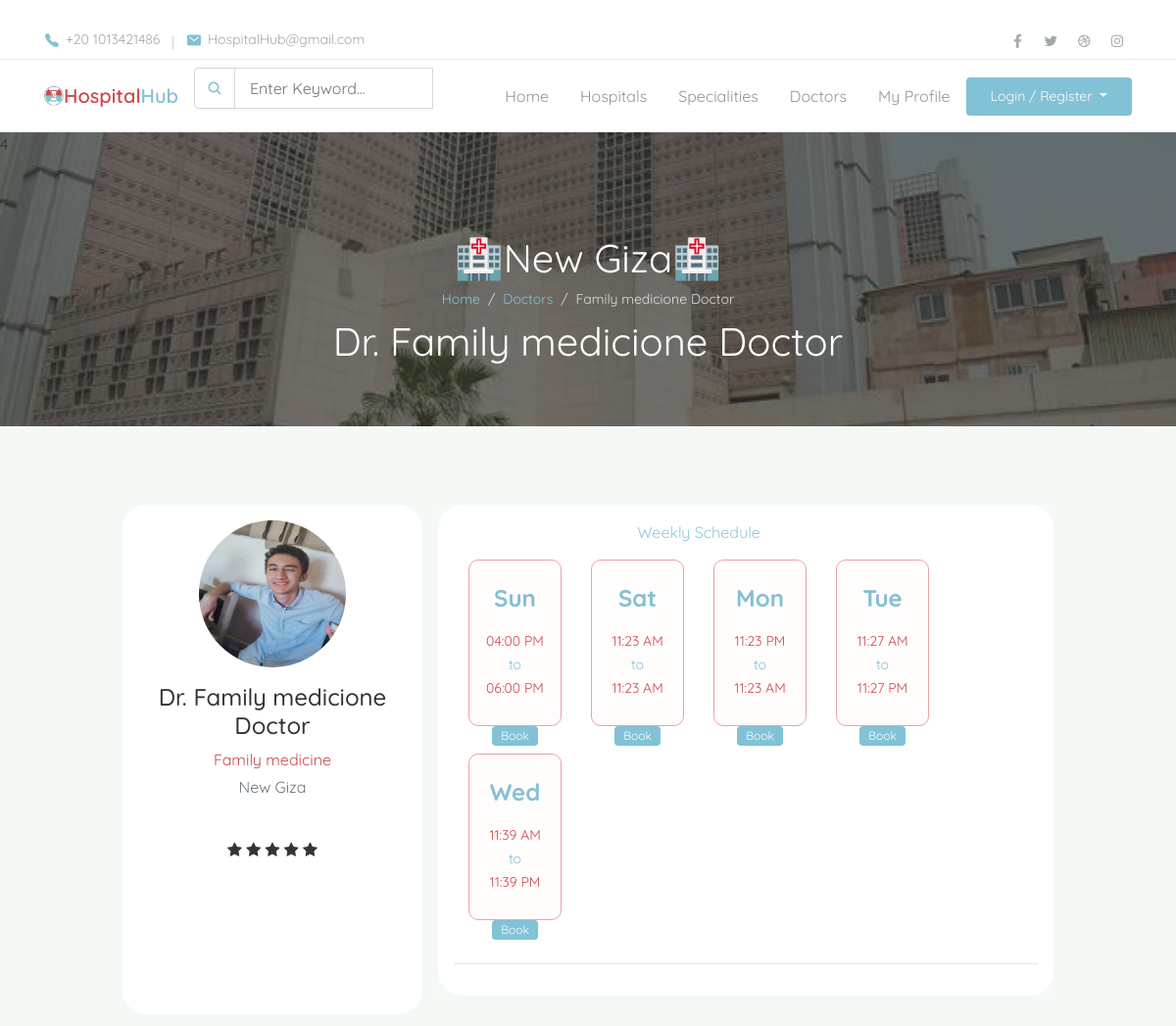
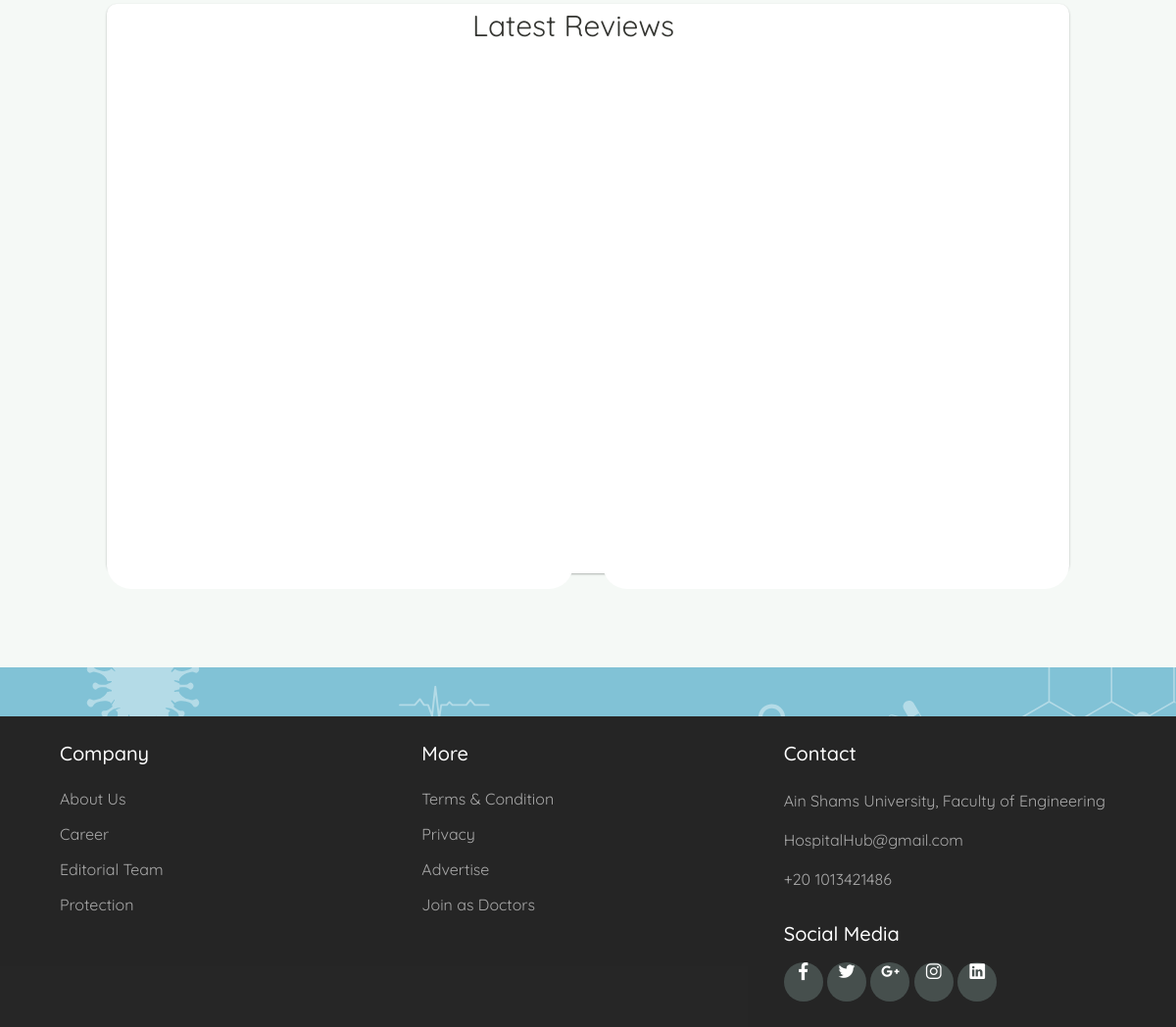
Screenshot of /h/patient/book_appointment/doctor2 with the database file from the repository (2 pictures, top to bottom).
### hospital_hub/models.py (models this page shows, shortened)
class Hospital(models.Model):
    name = models.CharField(max_length=100)
    city = models.ForeignKey(City, on_delete=models.PROTECT, null=True)
    specialities = models.ManyToManyField(Speciality, blank=True, null=True)
    image = models.ImageField(
        upload_to="media/", null=True, default="media/no_hospital_img.png")
    def __str__(self):
        return self.name

class User(AbstractBaseUser):
    username = models.CharField(max_length=255, unique=True)
    email = models.EmailField(
        verbose_name='email address', max_length=255, unique=True)
    full_name = models.CharField(max_length=255, blank=True, null=True)
    phone_number = models.IntegerField()
    city = models.ForeignKey(City, on_delete=models.PROTECT, null=True)
    owner = models.BooleanField(default=False)  # can login
    admin = models.BooleanField(default=False)  # staff user non superuser
    doctor = models.BooleanField(default=False)  # superuser
    patient = models.BooleanField(default=False)  # superuser
    staff = models.BooleanField(default=False)  # necessary
    age   =models.IntegerField(null=True,blank=True)
    created_at = models.DateTimeField(auto_now_add=True,null=True,blank=True)
    image = models.ImageField(
        default="media/no_profile_img.png", upload_to="media/")
    USERNAME_FIELD = 'username'  # username
    EMAIL_FIELD = 'email'  # Email
    REQUIRED_FIELDS = ['email', 'full_name', 'phone_number']
    objects = UserManager()

class Doctor(models.Model):
    my_account = models.ForeignKey(
        User, on_delete=models.CASCADE, related_name="my_doctor")
    is_employed = models.BooleanField(default=False)
    speciality = models.ForeignKey(
        Speciality, on_delete=models.CASCADE, related_name="doctors")
    hospital = models.ForeignKey(
        Hospital, on_delete=models.SET_NULL, related_name="my_doctors", null=True, blank=True)
    is_notified = models.BooleanField(default=False);

class Speciality(models.Model):
    name = models.CharField(max_length=100, unique=True)
    image = models.ImageField(upload_to="media/", null=True, default=None)
    def __str__(self):
        return self.name

class Schedule(models.Model):
    day = models.CharField(max_length=50)
    doctor = models.ForeignKey(
        Doctor, on_delete=models.CASCADE, related_name="dailyschedule")
    start_time = models.TimeField()
    end_time = models.TimeField()
    price = models.IntegerField()
    patient_count = models.IntegerField()

### hospital_hub/views.py (the view, shortened to what this page needs)
    def ViewDoctorProfile(request, doctor_name):
        doc_account = User.objects.filter(username=doctor_name, doctor=True)
        if doc_account.count() == 1:
            doctor = doc_account.first().my_doctor.first()
            hospital = doctor.hospital
            reviews = doctor .my_reviews.all()
            schedules = doctor .dailyschedule.all()
            schedule_abbreviation_days = []
            patient_account = User.objects.filter(
                username=request.user.username, patient=True).first()
            total_reviews = 0
            reviews_left = []
            reviews_right = []
            if reviews.count():
                total_reviews = int(total_reviews/reviews.count())
            days = ['Monday', 'Tuesday', 'Wednesday',
                    'Thursday', 'Friday', 'Saturday', 'Sunday']
            for schedule in schedules:
                nextday = next_weekday(
                    datetime.datetime.today(), days.index(schedule.day))
                next_month_dates_waiting = []
                patients_ahead = AppointmentModel.objects.filter(
                    doctor=doctor, appt_date=nextday.date()).count()
                next_month_dates_waiting.append([nextday, patients_ahead])
                for j in range(3):
                    nextday = nextday + datetime.timedelta(7)
                    patients_ahead = AppointmentModel.objects.filter(
                        doctor=doctor, appt_date=nextday.date()).count()
                    next_month_dates_waiting.append([nextday, patients_ahead])
                schedule_abbreviation_days.append(
                    [[schedule, schedule.day[0:3]], next_month_dates_waiting])
            return render(request, "hospital_hub/Patient/book_appointment.html", {
                "doctor": doctor,
                "account": doc_account.first(),
                "hospital": hospital,
                "schedules": schedule_abbreviation_days,
                "reviews": reviews,
                "reviews_left": reviews_left,
                "reviews_right": reviews_right,
                "total_reviews": total_reviews,
            })
        else:
            specialities = Speciality.objects.all()
            return render(request, "hospital_hub/Patient/view_specialities.html", {
                "message": "No doctor by this name exitsts in your hospital.",
                "specialities": specialities,
            })

### hospital_hub/views.py (called while the page is built)
def next_weekday(d, weekday):
    days_ahead = weekday - d.weekday()
    if days_ahead < 0:  # Target day already happened this week
        days_ahead += 7
    return d + datetime.timedelta(days_ahead)

### hospital_hub/templates/hospital_hub/Patient/book_appointment.html (shortened to what this page needs)
﻿{%extends 'hospital_hub/Patient/patient_layout.html'%}
{%load static%}
{%block body%}
<link rel="stylesheet" href="https://cdnjs.cloudflare.com/ajax/libs/font-awesome/4.7.0/css/font-awesome.min.css">
<div class="page-banner overlay-dark bg-image" style="background-image: url(../../../static/hospital_hub/assets/img/bg_image_1.jpg);">
    4
    <div class="banner-section">
        <div class="container text-center wow fadeInUp">
            <h1 class="font-weight-normal">🏥{{hospital.name}}🏥</h1>
            <nav aria-label="Breadcrumb">
                <ol class="breadcrumb breadcrumb-dark bg-transparent justify-content-center py-0 mb-2">
                    <li class="breadcrumb-item">
                        <a href="{%url 'patient_home'%}">Home</a>
                    </li>
                    <li class="breadcrumb-item active" aria-current="page">
                        <a href="{%url 'patient_view_doctors'%}"> Doctors </a>
                    </li>
                    <li class="breadcrumb-item active" aria-current="page"> {{account.full_name}} </li>
                </ol>
            </nav>
            <h1 class="font-weight-normal">Dr. {{account.full_name}} </h1>
        </div>
    </div>
</div>
<div class="page-section bg-light">
    <div class="container">
        <div class="row justify-content-center">
            <div class="col-lg-10">
                <div class="row">
                    <div class="row gutters-sm">
                        <div class="col-md-4 mb-3">
                            <div class="card ">
                                <div class="card-body">
                                    <div class="d-flex flex-column align-items-center text-center">
                                        <img src="{{account.image.url}}" alt="Profile Picture" class="rounded-circle" width="150" height="150">
                                        <div class="mt-3">
                                            <h4 style="font-size:auto;">Dr. {{account.full_name}}</h4>
                                            <p class="text-secondary mb-1">{{doctor.speciality}}</p>
                                            <p class="text-muted font-size-sm">{{hospital}}</p>
                                            <br>
                                            <div class="row align-items-center" style="margin:auto; display:block;">
                                                {% for i in '01234'|make_list %}
                                                {%if forloop.counter <= total_reviews%}
                                                <span class="fa fa-star checked"></span>
                                                {%else%}
                                                <span class="fa fa-star "></span>
                                                {%endif%}
                                                {% endfor %}
                                            </div>
                                            <br>
                                        </div>
                                    </div>
                                </div>
                            </div>
                        </div>
                        <div class="col-md-8 ">
                            <div class="card mb-3">
                                <div class="card2-body test">
                                    <section id="working-time" class="working-time" style="align-content:center">
                                        <div>
                                            <p class="text-primary">Weekly Schedule</p>
                                        </div>
                                        <div class="container">
                                            <div class="row">
                                                {%for schedule_and_abbreviation, dates_and_corres_turn in schedules %}
                                                <div class="col-3 col-sm-3 col-md-3 col-lg-3 mb-2">
                                                    <div class="time-panel">
                                                        <h3>{{schedule_and_abbreviation.1}}</h3>
                                                        <ul class="list-unstyled mb-0">
                                                            <li style="color:#CF484C;">{{schedule_and_abbreviation.0.start_time|time:"h:i A"}}</li>
                                                            <li style="color:#81C2D6;">to</li>
                                                            <li style="color:#CF484C;">{{schedule_and_abbreviation.0.end_time|time:"h:i A"}}</li>
                                                        </ul>
                                                    </div>
                                                    <button type="button" class="btn btn-primary" data-toggle="modal"
                                                            data-target="#edit_{{schedule_and_abbreviation.0.day}}" style="width:50%;
                                        font-size:12px; padding:0px 0px;">
                                                        Book
                                                    </button>
                                                </div>
                                                {% empty %}
                                                <div>
                                                    <div class="col-sm-12" style="text-align:center;">
                                                        No schedule set.
                                                    </div>
                                                </div>
                                                {%endfor%}
                                            </div>
                                        </div>
                                    </section>
                                    <hr>
                                </div>
                            </div>
                        </div>
                        <div class="row gutters-sm mb-3" style="background:white;  box-shadow: 0 1px 3px 0 rgba(0,0,0,.1), 0 1px 2px 0 rgba(0,0,0,.2); border-radius:10px;">
                            <div class="row" style="width:100%; text-align:center; font-size:30px;"> <div class="col-12">Latest Reviews </div> </div>
                            <div class="row">
                                <div class="col-6" style="padding:0px;">
                                    <div class="col-12 mb-3">
                                        <div class="card h-100">
                                            <div class="card-body" style="width:100%;">
                                            </div>
                                        </div>
                                    </div>
                                </div>
                                <div class="col-6" style="padding:0px;width:900px">
                                    <div class="col-12 mb-3">
                                        <div class="card h-100">
                                            <div class="card-body" style="width:100%;">
                                            </div>
                                        </div>
                                    </div>
                                </div>
                            </div>
                        </div>
                    </div>
                </div>
            </div>
        </div>
    </div>
</div>
<link rel="stylesheet" href="{%static 'hospital_hub/assets/css/doctor_profile.css'%}" />
{%endblock%}

### hospital_hub/static/hospital_hub/assets/css/theme.css (style rules this page uses)
:root { --primary: #81C2D6; --accent: #FF3D85; --secondary: #4E5AFE; --warning: #EED818; --info: #05B4E1; --danger: #FF4943; --success: #96C93D; --dark: #343531; --light: #F5F9F6; --cs: #596261; --grey: #6E807A; }
body { font-family: "Source Sans Pro", sans-serif; line-height: 1.5; color: #343531; }
a { color: #07be94; text-decoration: none; background-color: transparent; }
.bg-light { background-color: #F5F9F6 !important; }
.text-primary { color: #81C2D6 !important; }
.text-secondary { color: #4E5AFE !important; }
.btn-primary { color: #fff; background-color: #81C2D6; border-color: transparent; }
.btn { padding: 8px 24px; }
.breadcrumb { background-color: #f8f9fa; }
.breadcrumb-dark .breadcrumb-item a { color: #81C2D6; }
.breadcrumb-dark .breadcrumb-item + .breadcrumb-item::before { display: inline-block; padding-right: 0.5rem; color: rgba(255, 255, 255, 0.8); content: "/"; }
.breadcrumb-dark .breadcrumb-item.active { color: rgba(255, 255, 255, 0.8); }
.bg-image { position: relative; background-position: center center; background-size: cover; background-repeat: no-repeat; }
.bg-image > * { position: relative; z-index: 10; }
.page-section { position: relative; padding-top: 80px; padding-bottom: 80px; overflow: hidden; }
.page-banner { position: relative; height: 300px; z-index: 10; }
.page-hero.overlay-dark::before, .page-banner.overlay-dark::before { content: ""; position: absolute; top: 0; left: 0; width: 100%; height: 100%; background: rgba(52, 53, 49, 0.7); z-index: 1; }
.page-banner .breadcrumb-item, .page-banner .breadcrumb-item a { font-size: 14px; }
.hero-section, .banner-section { position: relative; display: -ms-flexbox; display: flex; -ms-flex-align: center; align-items: center; -ms-flex-pack: center; justify-content: center; height: 100%; color: #ffffff; z-index: 10; }

### hospital_hub/static/hospital_hub/assets/css/doctor_profile.css (style rules this page uses)
body { font-family: "Quicksand", sans-serif; }
.test { position: relative; }
.test::before { width: 100%; content: ""; background: white; background-size: cover; position: absolute; top: 0px; right: 0px; bottom: 0px; left: 0px; opacity: 0.1; }
.time-panel { -webkit-transition: all 0.35s; -moz-transition: all 0.35s; -ms-transition: all 0.35s; -o-transition: all 0.35s; transition: all 0.35s; position: relative; padding: 26px 0; border: 1px solid rgba(207, 72, 76, 0.5); border-radius: 10px; }
.time-panel::before { border-radius: 10px; content: ""; background: rgba(207, 72, 76, 0.15); background-size: cover; position: absolute; top: 0px; right: 0px; bottom: 0px; left: 0px; opacity: 0.1; }
.time-panel h3 { font-size: 24px; font-weight: 700; line-height: 1; margin-bottom: 20px; color: #81C2D6; text-transform: capitalize; }
.time-panel ul li { font-size: 14px; line-height: 24px; font-weight: 400; color: #fff; }
.working-time { text-align: center; }
.working-time::before { content: ""; position: absolute; width: 100%; height: 100%; left: 0; top: 0; }
.working-time h2, .working-time p { color: #fff; }
.text-secondary { color: #CF484C !important; }
.card { position: relative; display: flex; flex-direction: column; min-width: 0; word-wrap: break-word; background-color: rgba(255,255,255,1); background-clip: border-box; border: 0 solid rgba(0,0,0,.125); border-radius: 25px; }
.card-body { flex: 1 1 auto; min-height: 1px; padding: 1rem; height: 520px; width: 100%; }
.card2-body { flex: 1 1 auto; min-height: 1px; padding: 1rem; }
.gutters-sm { margin-right: -8px; margin-left: -8px; }
.gutters-sm > .col, .gutters-sm > [class*=col-] { padding-right: 8px; padding-left: 8px; }
.mb-3, .my-3 { margin-bottom: 1rem !important; }
.h-100 { height: 100% !important; }
* { box-sizing: border-box; }
#working-time { width: 500px; }

### rows the page displays
Hospital: name "New Giza"
User: full_name "Family medicione Doctor", image (picture)
Doctor: speciality "Family medicine"
Schedule: schedule_and_abbreviation "Sun", start_time "04:00 PM", end_time "06:00 PM"
Schedule: schedule_and_abbreviation "Sat", start_time "11:23 AM", end_time "11:23 AM"
Schedule: schedule_and_abbreviation "Mon", start_time "11:23 PM", end_time "11:23 AM"
Schedule: schedule_and_abbreviation "Tue", start_time "11:27 AM", end_time "11:27 PM"
Schedule: schedule_and_abbreviation "Wed", start_time "11:39 AM", end_time "11:39 PM"
